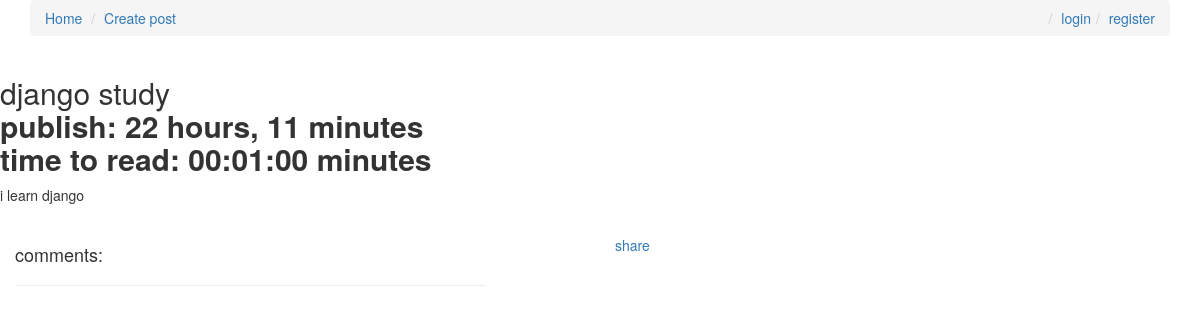
The app's page /posts/11/ with its own data.
### posts/models.py (models this page shows, shortened)
class Post(models.Model):
    title=models.CharField(max_length=120)
    image=models.ImageField(null=True,blank=True,upload_to=upload_location)
    content=models.TextField()
    draft=models.BooleanField(default=False)
    publish=models.DateField(auto_now=False,auto_now_add=False)
    read_time=models.TimeField(null=True,blank=True)
    update=models.DateTimeField(auto_now=True, auto_now_add=False)
    timestamp=models.DateTimeField(auto_now=False, auto_now_add=True)
    user=models.ForeignKey(settings.AUTH_USER_MODEL,on_delete=models.CASCADE,default=1)
    objects=PostManager()

### posts/views.py (the view, shortened to what this page needs)
# urls.py: url(r'^(?P<pk>\d+)/$',views.detail,name='detail'),
def detail(request, pk):
    post = get_object_or_404(Post, pk=pk)
    if post.draft:
        if post.user != request.user:
            messages.error(request,'you have not permission to see that post',extra_tags='alert alert-danger')
            return redirect('posts:index')
    form=CommentForm(request.POST or None)
    return render(request, 'detail.html', {'post': post,'comment_form':form})

### comments/models.py (called while the page is built)
    def all(self):
        return super(CommentManager,self).filter(parent=None)

### templates/detail.html (shortened to what this page needs)
{% extends 'base.html' %}
{% load crispy_forms_tags %}
{% block content %}
    <h2>{{ post.title }} {% if post.draft %}<span style="color:red">Draft</span>{% endif %}<br>
        <strong>publish: {{ post.publish|timesince }}</strong><br>
        <strong>time to read: {{ post.read_time|iriencode }} minutes</strong></h2>
    <p>
    <div class="content-markdown ">{{ post.content|linebreaks }}</div></p><br>
    <div class="col-md-5">
        <h4>comments:</h4>
        <hr>
    </div>
    <div class="col-md-5 col-md-offset-1">
        <div class="fb-share-button" data-href="{{ request.get_absolute_uri }}" data-layout="button_count"
             data-mobile-iframe="true"><a class="fb-xfbml-parse-ignore" target="_blank"
                                          href="{{ request.get_absolute_uri }}">share</a></div>
    </div>
{% endblock %}

### records on screen
Post: title "django study", publish "22 hours, 11 minutes", read_time|iriencode "00:01:00", content "i learn django"
